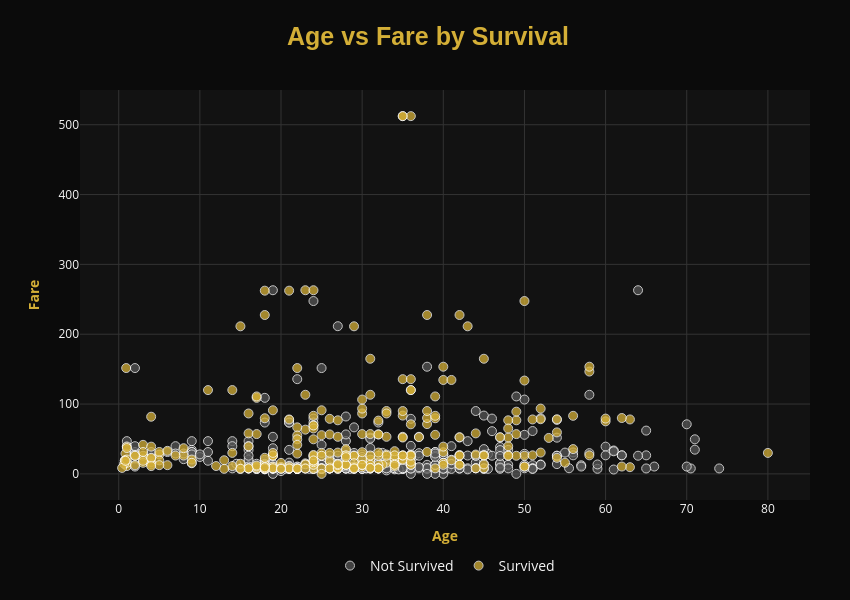

Notebook cell for this chart:
### Code cell
import plotly.express as px

# Prepare data
df_plot = df.copy()

df_plot["Survived"] = df_plot["Survived"].map({
    0: "Not Survived",
    1: "Survived"
})

# Scatter Plot
fig = px.scatter(
    df_plot,
    x="Age",
    y="Fare",
    color="Survived",

    # Modern black & gold
    color_discrete_map={
        "Survived": "#D4AF37",      # Gold
        "Not Survived": "#555555"   # Dark Gray
    },

    title="<b>Age vs Fare by Survival</b>",

    labels={
        "Age": "Age",
        "Fare": "Fare",
        "Survived": "Survival Status"
    },

    opacity=0.75
)

# Improve points
fig.update_traces(
    marker=dict(
        size=9,
        line=dict(
            width=1,
            color="#FFFFFF"
        )
    ),

    hovertemplate=(
        "<b>Age:</b> %{x}<br>"
        "<b>Fare:</b> %{y}<br>"
        "<b>Status:</b> %{customdata}"
        "<extra></extra>"
    )
)

# Layout
fig.update_layout(

    title=dict(
        text="<b> Age vs Fare by Survival</b>",
        x=0.5,
        xanchor="center",
        font=dict(
            size=25,
            family="Arial",
            color="#D4AF37"
        )
    ),

    xaxis=dict(
        title="<b>Age</b>",
        showgrid=True,
        gridcolor="#333333",
        zeroline=False,
        tickfont=dict(
            color="#F5F5F5"
        ),
        title_font=dict(
            color="#D4AF37"
        )
    ),

    yaxis=dict(
        title="<b>Fare</b>",
        showgrid=True,
        gridcolor="#333333",
        zeroline=False,
        tickfont=dict(
            color="#F5F5F5"
        ),
        title_font=dict(
            color="#D4AF37"
        )
    ),

    legend=dict(
        title=None,
        orientation="h",
        yanchor="bottom",
        y=-0.2,
        xanchor="center",
        x=0.5,
        font=dict(
            size=14,
            color="#F5F5F5"
        )
    ),

    paper_bgcolor="#0B0B0B",
    plot_bgcolor="#121212",

    margin=dict(
        t=90,
        b=100,
        l=80,
        r=40
    ),

    width=850,
    height=600
)

fig.show()

### Figure 1 — Plotly figure (JSON) as saved in the notebook; plotly's stock layout.template omitted (floating-point values rounded to 4 significant figures; data arrays with more than 128 entries replaced by an {"elided": "..."} marker saying what was removed)
{"data": [{"hovertemplate": "<b>Age:</b> %{x}<br><b>Fare:</b> %{y}<br><b>Status:</b> %{customdata}<extra></extra>", "legendgroup": "Not Survived", "marker": {"color": "#555555", "line": {"color": "#FFFFFF", "width": 1}, "opacity": 0.75, "size": 9, "symbol": "circle"}, "mode": "markers", "name": "Not Survived", "orientation": "v", "showlegend": true, "type": "scatter", "x": {"elided": "549 float values"}, "xaxis": "x", "y": {"elided": "549 float values"}, "yaxis": "y"}, {"hovertemplate": "<b>Age:</b> %{x}<br><b>Fare:</b> %{y}<br><b>Status:</b> %{customdata}<extra></extra>", "legendgroup": "Survived", "marker": {"color": "#D4AF37", "line": {"color": "#FFFFFF", "width": 1}, "opacity": 0.75, "size": 9, "symbol": "circle"}, "mode": "markers", "name": "Survived", "orientation": "v", "showlegend": true, "type": "scatter", "x": {"elided": "342 float values"}, "xaxis": "x", "y": {"elided": "342 float values"}, "yaxis": "y"}], "layout": {"height": 600, "legend": {"font": {"color": "#F5F5F5", "size": 14}, "orientation": "h", "title": {}, "tracegroupgap": 0, "x": 0.5, "xanchor": "center", "y": -0.2, "yanchor": "bottom"}, "margin": {"b": 100, "l": 80, "r": 40, "t": 90}, "paper_bgcolor": "#0B0B0B", "plot_bgcolor": "#121212", "title": {"font": {"color": "#D4AF37", "family": "Arial", "size": 25}, "text": "<b> Age vs Fare by Survival</b>", "x": 0.5, "xanchor": "center"}, "width": 850, "xaxis": {"anchor": "y", "domain": [0, 1], "gridcolor": "#333333", "showgrid": true, "tickfont": {"color": "#F5F5F5"}, "title": {"font": {"color": "#D4AF37"}, "text": "<b>Age</b>"}, "zeroline": false}, "yaxis": {"anchor": "x", "domain": [0, 1], "gridcolor": "#333333", "showgrid": true, "tickfont": {"color": "#F5F5F5"}, "title": {"font": {"color": "#D4AF37"}, "text": "<b>Fare</b>"}, "zeroline": false}}}
